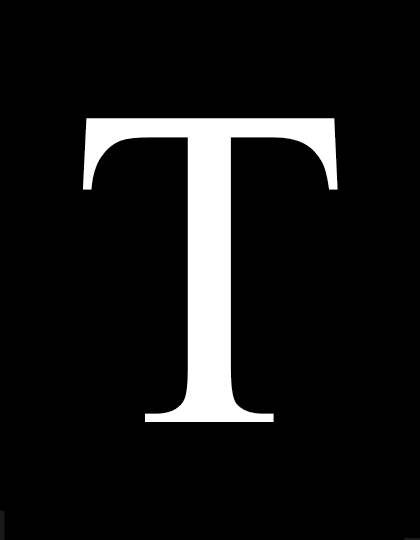
#> input picture Experiments/Exp.2/images/Fig0236(a)(letter_T).tif, 420 x 540 px
$ python rotating.py
#> lines starting #> are read from the running program, lines starting #| are printed output that depends on the picture
# import necessary libraries
import cv2
import matplotlib.pyplot as plt

# load original image and get its dimensions and centre
original_img = cv2.imread("../images/Fig0236(a)(letter_T).tif")
#> original_img is the input picture: shape (540, 420, 3); min 0, max 255, mean 22.4
img_h, img_w = original_img.shape[:2]
#> img_h = 540; img_w = 420
centre = (img_w / 2, img_h / 2)
#> centre = (210, 270)

# create a rotation matrix with a given angle and scale
rotation_matrix = cv2.getRotationMatrix2D(center=centre, angle=-30, scale=1)

# define different interpolation methods for warping the image
interpolation = [cv2.INTER_NEAREST, cv2.INTER_LINEAR, cv2.INTER_CUBIC]
interpolation_text = ["nearest", "bilinear", "bicubic"]

# rotate the original image using the rotation matrix and each interpolation method
rotated_img = []
for i in range(3):
    rotated_img.append(cv2.warpAffine(original_img, rotation_matrix, (img_w, img_h), flags=interpolation[i]))
#> after the loop, rotated_img = 3 items

# display the original and rotated images with their respective interpolation methods
fig, axs = plt.subplots(nrows=2, ncols=2, figsize=(6.72, 8.64), num="Rotitated")
fig.suptitle("Rotated Results", fontsize=15)
axs[0, 0].imshow(original_img, cmap='gray'), axs[0, 0].axis('off'), axs[0, 0].set_title(f"original")
for i in range(3):
    ax = axs.flat[i + 1]
    ax.imshow(rotated_img[i], cmap='gray')
    ax.axis('off')
    ax.set_title(f"{interpolation_text[i]}")

# crop the rotated images to focus on a specific area of interest (ROI)
top = 280
bottom = top + 27
left = 160
right = left + 21
cropped_img = []
for img in rotated_img:
    cropped_img.append(img[top:bottom, left:right])
#> this loop made 3 passes
#> after the loop, cropped_img = 3 items

# display the cropped images with their respective interpolation methods
fig, axs = plt.subplots(nrows=1, ncols=3, figsize=(8, 4), num="Rotitated (zoom)")
fig.suptitle("Rotated Results (zoom)", fontsize=15)
for i in range(3):
    ax = axs.flat[i]
    ax.imshow(cropped_img[i], cmap='gray')
    ax.set_xticks([])
    ax.set_yticks([])
    ax.set_title(f"{interpolation_text[i]}")

plt.tight_layout()
plt.show()
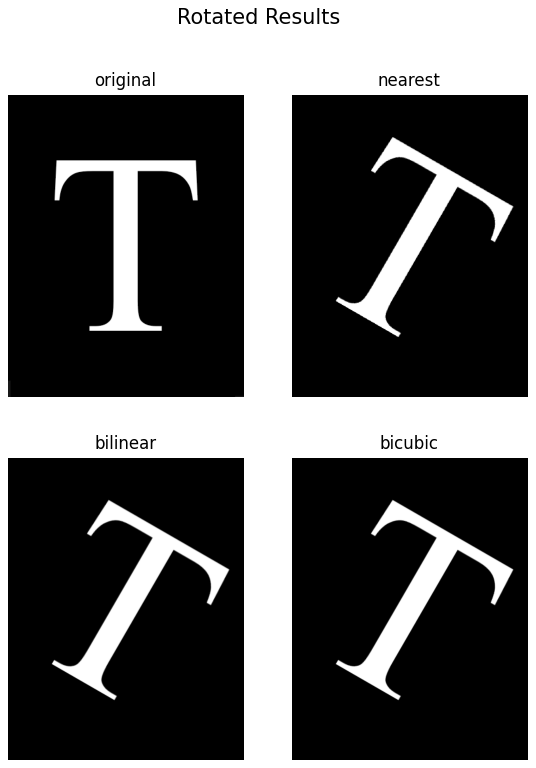
#> figure drawn by matplotlib, 4 panels
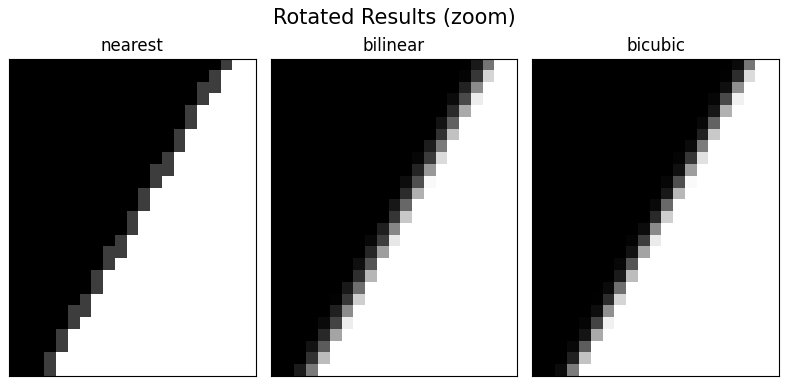
#> figure drawn by matplotlib, 3 panels
